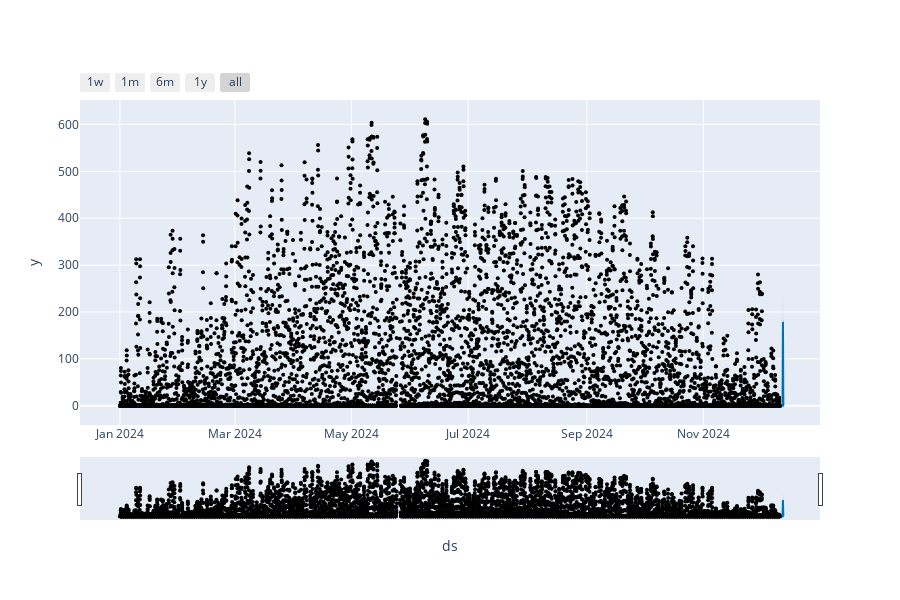

Here is the notebook cell this chart was saved with:
### Code cell
from prophet.plot import plot_plotly, plot_components_plotly

plot_plotly(model, forecast_for_12_12)

### Figure 1 — Plotly figure (JSON) as saved in the notebook; plotly's stock layout.template omitted (floating-point values rounded to 4 significant figures; data arrays with more than 128 entries replaced by an {"elided": "..."} marker saying what was removed)
{"data": [{"marker": {"color": "black", "size": 4}, "mode": "markers", "name": "Actual", "type": "scatter", "x": {"elided": "8203 str values"}, "y": {"elided": "8203 float values"}}, {"hoverinfo": "skip", "line": {"width": 0}, "mode": "lines", "type": "scatter", "x": ["2024-12-12T00:00:00", "2024-12-12T01:00:00", "2024-12-12T02:00:00", "2024-12-12T03:00:00", "2024-12-12T04:00:00", "2024-12-12T05:00:00", "2024-12-12T06:00:00", "2024-12-12T07:00:00", "2024-12-12T08:00:00", "2024-12-12T09:00:00", "2024-12-12T10:00:00", "2024-12-12T11:00:00", "2024-12-12T12:00:00", "2024-12-12T13:00:00", "2024-12-12T14:00:00", "2024-12-12T15:00:00", "2024-12-12T16:00:00", "2024-12-12T17:00:00", "2024-12-12T18:00:00", "2024-12-12T19:00:00", "2024-12-12T20:00:00", "2024-12-12T21:00:00", "2024-12-12T22:00:00", "2024-12-12T23:00:00"], "y": [0, 0, 0, 0, 0, 0, 0, 0, 0, 0, 18.39, 66.26, 82.77, 79.46, 64.97, 36.62, 0, 0, 0, 0, 0, 0, 0, 0]}, {"fill": "tonexty", "fillcolor": "rgba(0, 114, 178, 0.2)", "line": {"color": "#0072B2", "width": 2}, "mode": "lines", "name": "Predicted", "type": "scatter", "x": ["2024-12-12T00:00:00", "2024-12-12T01:00:00", "2024-12-12T02:00:00", "2024-12-12T03:00:00", "2024-12-12T04:00:00", "2024-12-12T05:00:00", "2024-12-12T06:00:00", "2024-12-12T07:00:00", "2024-12-12T08:00:00", "2024-12-12T09:00:00", "2024-12-12T10:00:00", "2024-12-12T11:00:00", "2024-12-12T12:00:00", "2024-12-12T13:00:00", "2024-12-12T14:00:00", "2024-12-12T15:00:00", "2024-12-12T16:00:00", "2024-12-12T17:00:00", "2024-12-12T18:00:00", "2024-12-12T19:00:00", "2024-12-12T20:00:00", "2024-12-12T21:00:00", "2024-12-12T22:00:00", "2024-12-12T23:00:00"], "y": [0, 0, 0, 0, 0, 0, 0, 0, 0, 46.79, 105.1, 152.2, 177.9, 179.2, 159.1, 122.9, 76.72, 27.77, 0, 0, 0, 0, 0, 0]}, {"fill": "tonexty", "fillcolor": "rgba(0, 114, 178, 0.2)", "hoverinfo": "skip", "line": {"width": 0}, "mode": "lines", "type": "scatter", "x": ["2024-12-12T00:00:00", "2024-12-12T01:00:00", "2024-12-12T02:00:00", "2024-12-12T03:00:00", "2024-12-12T04:00:00", "2024-12-12T05:00:00", "2024-12-12T06:00:00", "2024-12-12T07:00:00", "2024-12-12T08:00:00", "2024-12-12T09:00:00", "2024-12-12T10:00:00", "2024-12-12T11:00:00", "2024-12-12T12:00:00", "2024-12-12T13:00:00", "2024-12-12T14:00:00", "2024-12-12T15:00:00", "2024-12-12T16:00:00", "2024-12-12T17:00:00", "2024-12-12T18:00:00", "2024-12-12T19:00:00", "2024-12-12T20:00:00", "2024-12-12T21:00:00", "2024-12-12T22:00:00", "2024-12-12T23:00:00"], "y": [17.04, 22.28, 24.91, 18.06, 26.83, 19.61, 28.83, 43.22, 85.35, 147.5, 198.1, 241.4, 266.3, 268.7, 252.7, 218.3, 175.8, 118.1, 82.59, 45.58, 24.31, 15.51, 17.69, 9.027]}], "layout": {"height": 600, "showlegend": false, "width": 900, "xaxis": {"rangeselector": {"buttons": [{"count": 7, "label": "1w", "step": "day", "stepmode": "backward"}, {"count": 1, "label": "1m", "step": "month", "stepmode": "backward"}, {"count": 6, "label": "6m", "step": "month", "stepmode": "backward"}, {"count": 1, "label": "1y", "step": "year", "stepmode": "backward"}, {"step": "all"}]}, "rangeslider": {"visible": true}, "title": {"text": "ds"}, "type": "date"}, "yaxis": {"title": {"text": "y"}}}}
